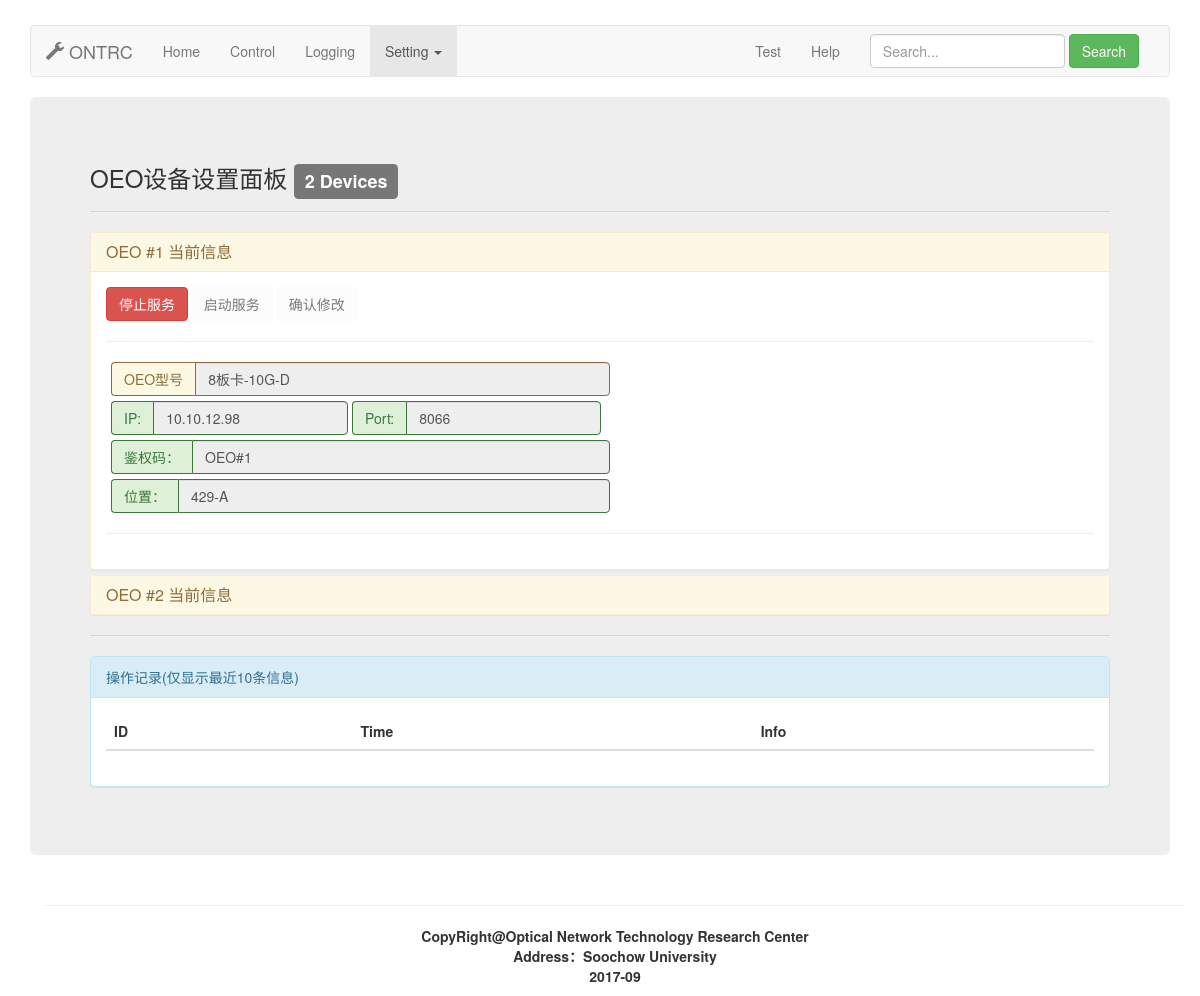
Before: /oeosetting with the older database file.
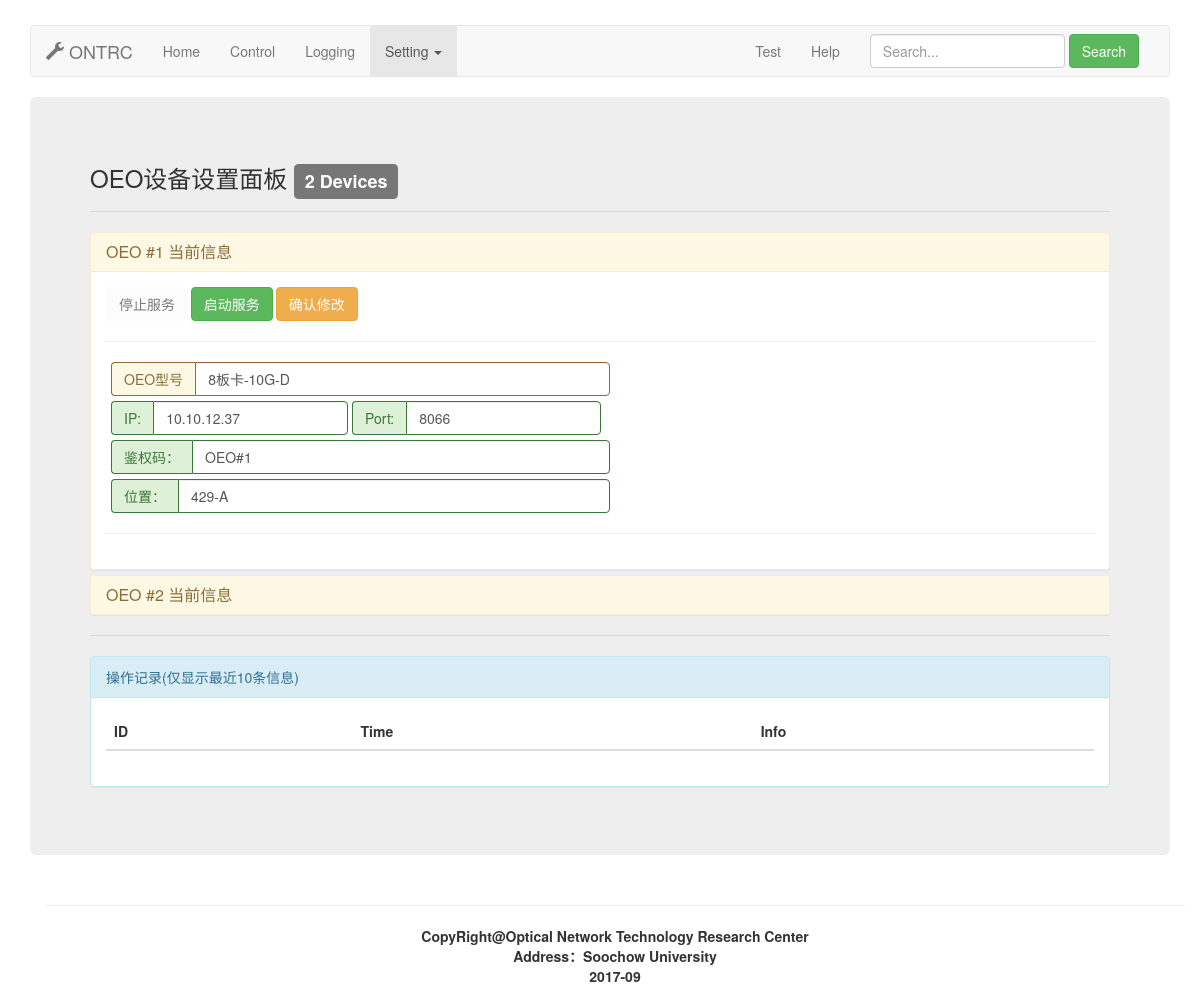
After: the same page with the newer database file.
### Show/models.py (models this page shows, shortened)
class oeoinfo(models.Model):
    oeotype = models.CharField(max_length=20)
    oeoip = models.CharField(max_length=20)
    oeoport = models.CharField(max_length=10)
    oeokey = models.CharField(max_length=20)
    oeoright = models.CharField(max_length=10)
    oeostate = models.CharField(max_length=10)
    oeolocation = models.CharField(max_length=20)

### Show/viewOEOsetting.py (the view)
# urls.py: url(r'^oeosetting',viewOEOsetting.oeosetting),
def oeosetting(req):
    oeoinfo1 = models.oeoinfo.objects.filter(id=1)
    oeoinfo2 = models.oeoinfo.objects.filter(id=2)
    return render(req,"OEOsetting.html",
                  {"oeoinfo1":oeoinfo1[0],"oeoinfo2":oeoinfo2[0]})

### templates/OEOsetting.html (shortened to what the changed rows need)
{% extends "base.html" %}
{% block MainContents %}
    <div class="panel-group" id="accordion" role="tablist" aria-multiselectable="true">
        <div class="panel panel-warning">
            <div id="collapseOne" class="panel-collapse collapse in" role="tabpanel"
                 aria-labelledby="headingOne">
                <div class="panel-body">
                    <div class="row">
                        <div class="col-md-1">
                            <button type="button" class="btn btn-danger"
                                    id="stopserver1" value="1">停止服务</button>
                        </div>
                        <div class="col-md-1">
                            <button type="button" class="btn"
                                    id="startserver1" value="1" disabled>启动服务</button>
                        </div>
                        <div class="col-md-1">
                            <button type="button" class="btn"
                                    id="comformchange1" value="1" disabled>确认修改</button>
                        </div>
                    </div>
                    <div class="row" style="margin-left: 5px; margin-bottom: 5px">
                        <div class="col-md-6 input-group has-warning">
                          <span class="input-group-addon">OEO型号</span>
                          <input type="text" class="form-control oeoinput1"
                                 value="{{ oeoinfo1.oeotype }}" id="oeotype1" disabled>
                        </div>
                    </div>
                    <form class="form-inline" style="margin-left: 5px; margin-bottom: 5px">
                        <div class="form-group">
                            <div class="input-group has-success">
                                <div class="input-group-addon">IP:</div>
                                <input type="text" class="form-control oeoinput1"
                                       value="{{ oeoinfo1.oeoip }}" id="oeoip1" disabled>
                            </div>
                        </div>
                        <div class="form-group">
                            <div class="input-group has-success">
                                <div class="input-group-addon">Port:</div>
                                <input type="text" class="form-control oeoinput1"
                                       value="{{ oeoinfo1.oeoport }}" id="oeoport1" disabled>
                            </div>
                        </div>
                    </form>
                    <div class="row" style="margin-left: 5px; margin-bottom: 5px">
                        <div class="col-md-6 input-group has-success">
                          <span class="input-group-addon">鉴权码：</span>
                          <input type="text" class="form-control oeoinput1"
                                 value="{{ oeoinfo1.oeokey }}" id="oeokey1" disabled>
                        </div>
                    </div>
                    <div class="row" style="margin-left: 5px; margin-bottom: 5px">
                        <div class="col-md-6 input-group has-success">
                          <span class="input-group-addon">位置：</span>
                          <input type="text" class="form-control oeoinput1"
                                 value="{{ oeoinfo1.oeolocation }}" id="oeolocation1" disabled>
                        </div>
                    </div>
                </div>
            </div>
        </div>
    </div>
    <div class="panel panel-info">
        <div class="panel-body">
            <table class="table table-striped table-hover">
                <thead> <tr>
                    <th>ID</th> <th>Time</th> <th>Info</th>
                </tr> </thead>
            </table>
        </div>
    </div>
{% endblock %}

Changed rows visible on the page:
changed oeoinfo "8板卡-10G-D": oeoip "10.10.12.98" → "10.10.12.37"
